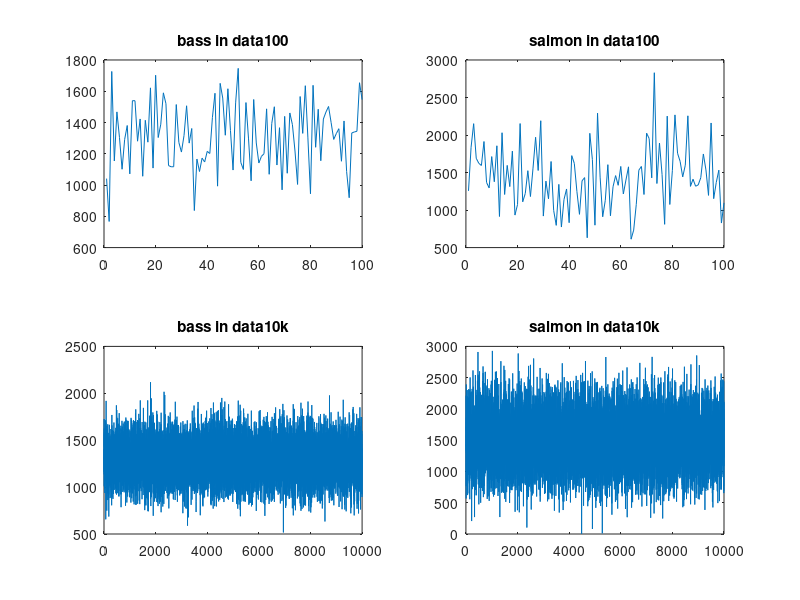
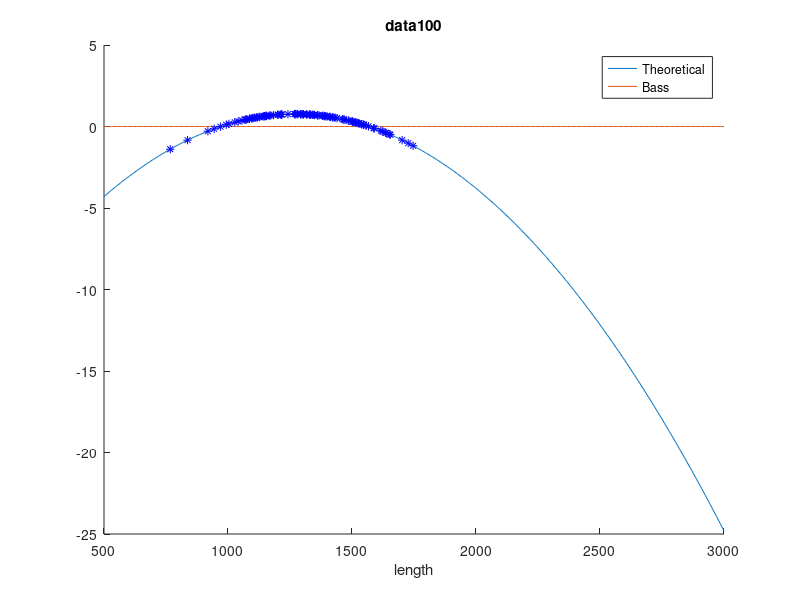
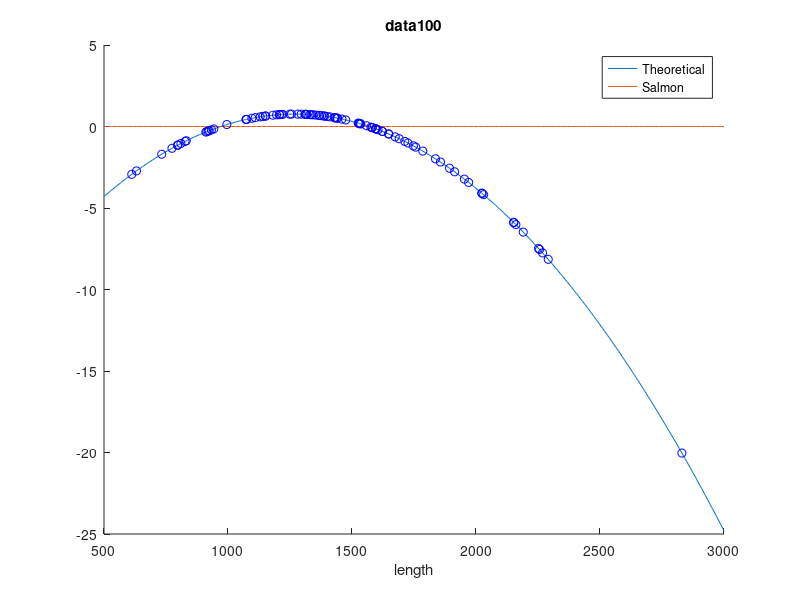
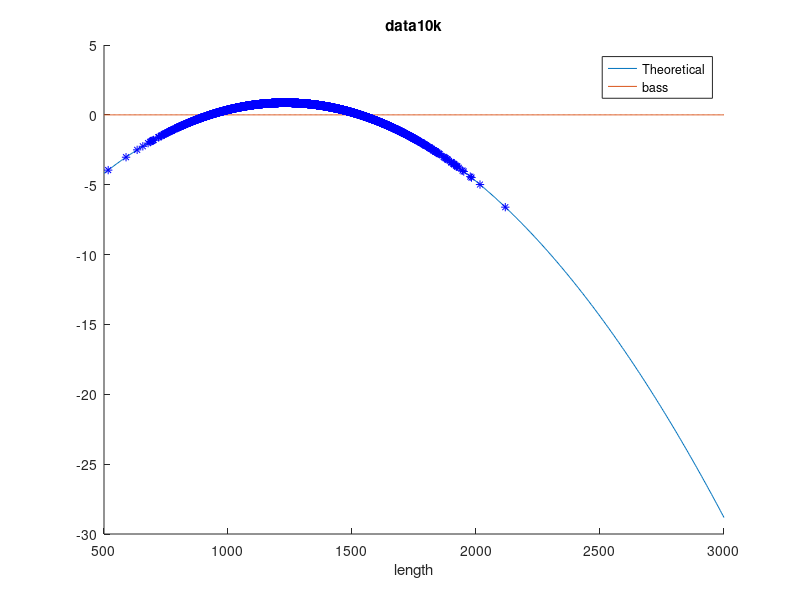

The MATLAB script that drew these images, in order: (Note: this script raises an error after producing the figures.)
%% This file is to demonstrate how to solve
% 
% Consider a two-class fish classification problem, 
% where the goal is to determine if a given fish is salmon or sea-bass. 
% You are provided with two training datasets, 
% corresponding to the lengths of the fishes. 
% The first one is with 100 training samples each, while the second one is with 10000 samples.			
% (a) Estimate the likelihood distributions p(x|?_1) and p(x|?_2), assuming them to be Gaussian distributions
%     p(x??_1 )= N(?_1,?_1^2  )
%     p(x??_2 )= N(?_2,?_2^2  )
% 
% Specifically, determine the maximum likelihood estimates of the parameters of the likelihood distributions ?_1,?_2,?_1 and ?_2for each dataset.
% (b) With these estimates, plot the Bayes classifier.
% (c) Assuming the two classes are equiprobable (i.e., p(?_1 )= p(?_2) = ½), 
%     determine the minimum error classification rule in each case (100 samples and 10000 samples). 
%     Specifically, determine the decision regions R_1 and R_2.
% (d) Estimate the probability distributions using the histogram approach (use hist in MATLAB) for each of the datasets. 
%     Compute and plot the Bayes classifier and the minimum error classification rule in each case.
% (e) What are the pros and cons of the above probability estimation methods (histogram and Gaussian). 
%     When can you safely use each approach? Justify your anser.
% (f) data sets, fishdataset100.mat, fishdataset10000.mat
% by JYI, 09/27/2018
% bass: w1
% slamon: w2

%% data import and exploration
clear all
close all
clc

data100 = load('fishdataset100.mat');
len_b100 = data100.bass;
len_s100 = data100.salmon;

data10k = load('fishdataset10000.mat');
len_b10k = data10k.bass;
len_s10k = data10k.salmon;

figure
subplot(2,2,1)
plot(len_b100); title('bass in data100');
subplot(2,2,2)
plot(len_s100); title('salmon in data100');
subplot(2,2,3)
plot(len_b10k); title('bass in data10k');
subplot(2,2,4)
plot(len_s10k); title('salmon in data10k');

%% mean, variance computation under Gaussian assumption
% 100
mu100_1 = mean(len_b100);
diff_square = (len_b100 - mu100_1).^2;
sigma100_1 = sqrt( mean(diff_square) );
fprintf('In dataset_100, mu_1 in bass is: %d \n', mu100_1);
fprintf('In dataset_100, sigma_1 in bass is: %d \n', sigma100_1);

mu100_2 = mean(len_s100);
diff_square = (len_s100 - mu100_2).^2;
sigma100_2 = sqrt( mean(diff_square) );
fprintf('In dataset_100, mu_2 in salmon is: %d \n', mu100_2);
fprintf('In dataset_100, sigma_2 in salmon is: %d \n', sigma100_2);

% 10k
mu10k_1 = mean(len_b10k);
diff_square = (len_b10k - mu10k_1).^2;
sigma10k_1 = sqrt( mean(diff_square) );
fprintf('In dataset_10k, mu_1 in bass is: %d \n', mu10k_1);
fprintf('In dataset_10k, sigma_1 in bass is: %d \n', sigma10k_1);

mu10k_2 = mean(len_s10k);
diff_square = (len_s10k - mu10k_2).^2;
sigma10k_2 = sqrt( mean(diff_square) );
fprintf('In dataset_10k, mu_2 in salmon is: %d \n', mu10k_2);
fprintf('In dataset_10k, sigma_2 in salmon is: %d \n', sigma10k_2);

%% Bayes classifier under equiproble assumption, synthesis x (length)
% add more features and better visualization
x = 500:5:3000;

% 100, g(x) is classifier: > 0, class w1, bass; <0, class w2;
log_term = log(sigma100_2/sigma100_1);
normal_term_2 = 1/(2*sigma100_2^2) * (x-mu100_2).^2;
normal_term_1 = 1/(2*sigma100_1^2) * (x-mu100_1).^2;
g100_x = log_term + normal_term_2 - normal_term_1; % theoretical

% 100, g(x) is classifier: > 0, class w1; <0, class w2;
log_term = log(sigma100_2/sigma100_1);
normal_term_2 = 1/(2*sigma100_2^2) * (len_b100-mu100_2).^2;
normal_term_1 = 1/(2*sigma100_1^2) * (len_b100-mu100_1).^2;
g_b100 = log_term + normal_term_2 - normal_term_1; % true bass, w1

log_term = log(sigma100_2/sigma100_1);
normal_term_2 = 1/(2*sigma100_2^2) * (len_s100-mu100_2).^2;
normal_term_1 = 1/(2*sigma100_1^2) * (len_s100-mu100_1).^2;
g_s100 = log_term + normal_term_2 - normal_term_1; % true salmon, w2

figure;hold on;
plot(x, g100_x); plot(x, zeros(size(x))); % theoretical
plot(len_b100,g_b100,'b*'); % true data for bass
hold off
legend('Theoretical','Bass')
title('data100'); xlabel('length');

figure;hold on;
plot(x, g100_x); plot(x, zeros(size(x))); % theoretical
plot(len_s100,g_s100,'bo'); % true data for salmon
hold off
legend('Theoretical','Salmon')
title('data100'); xlabel('length');

% 10k, g(x) is classifier: >0, class w1; <0, class w2;
log_term = log(sigma10k_2/sigma10k_1);
normal_term_2 = 1/(2*sigma10k_2^2) * (x-mu10k_2).^2;
normal_term_1 = 1/(2*sigma10k_1^2) * (x-mu10k_1).^2;
g10k_x = log_term + normal_term_2 - normal_term_1; % theoretical

log_term = log(sigma10k_2/sigma10k_1); 
normal_term_2 = 1/(2*sigma10k_2^2) * (len_b10k-mu10k_2).^2;
normal_term_1 = 1/(2*sigma10k_1^2) * (len_b10k-mu10k_1).^2;
g_b10k = log_term + normal_term_2 - normal_term_1;

log_term = log(sigma10k_2/sigma10k_1);
normal_term_2 = 1/(2*sigma10k_2^2) * (len_s10k-mu10k_2).^2;
normal_term_1 = 1/(2*sigma10k_1^2) * (len_s10k-mu10k_1).^2;
g_s10k = log_term + normal_term_2 - normal_term_1;

figure; hold on;
plot(x, g10k_x); plot(x, zeros(size(x))); % theoretical
plot(len_b10k,g_b10k,'b*') % true bass sample
legend('Theoretical','bass')
hold off
title('data10k'); xlabel('length');

figure; hold on;
plot(x,g10k_x); plot(x,zeros(size(x))); % theoretical
plot(len_s10k,g_s10k,'bo') % true salmon sample
legend('Theoretical','salmon')
hold off
title('data10k'); xlabel('length');

%% plot distributions for each class
% 100 samples
pdf_b100 = normpdf(len_b100,mu100_1,sigma100_1);
pdf_s100 = normpdf(len_s100,mu100_2,sigma100_2);
figure;hold on;
plot(len_b100,pdf_b100,'b*');
plot(len_s100,pdf_s100,'ro');
legend('bass','salmon'); title('data 100: distributions'); xlabel('length');
hold off;

% 10k samples
pdf_b10k = normpdf(len_b10k,mu10k_1,sigma10k_1);
pdf_s10k = normpdf(len_s10k,mu10k_2,sigma10k_2);
figure;hold on;
plot(len_b10k,pdf_b10k,'b*');
plot(len_s10k,pdf_s10k,'ro');
legend('bass','salmon'); title('data 10k: distributions'); xlabel('length');
hold off;

%% distribution estimate via histgram
% histogram for dataset with 100 samples, 100 bins
% for n=5:5:100
%     figure; h_b100 = histogram(len_b100,n);
%     p_b100 = h_b100.Values/numel(len_b100);
%     edge_b100 = h_b100.BinEdges;
%     figure; plot(edge_b100(2:end),p_b100,'bo')
% end
    
figure; h_b100 = histogram(len_b100,5);
p_b100 = h_b100.Values/numel(len_b100);
edge_b100 = h_b100.BinEdges;

figure; h_s100 = histogram(len_s100,5);
p_s100 = h_s100.Values/numel(len_s100);
edge_s100 = h_s100.BinEdges;

figure; hold on;
plot(edge_b100(2:end),p_b100,'bo');
plot(edge_s100(2:end),p_s100,'b*');
title('data 100: distribution from histogram');
legend('bass','salmon');
xlabel('length');

% histogram for dataset with 10k samples, 100 bins
figure; h_b10k = histogram(len_b10k,20); % Gaussian
p_b10k = h_b10k.Values/numel(len_b10k);
edge_b10k = h_b10k.BinEdges;

figure; h_s10k = histogram(len_s10k,20); % Gaussian
p_s10k = h_s10k.Values/numel(len_s10k);
edge_s10k = h_s10k.BinEdges;

figure; hold on;
plot(edge_b10k(2:end),p_b10k,'bo')
plot(edge_s10k(2:end),p_s10k,'b*');
title('data 10k: distributions from historgam');
legend('bass','salmon');
xlabel('length');

%% Bayes classifier based on histogram distribution estimate
% dataset with 100 samples

% dataset with 10k samples

%% minimal error classifier based on histogram distribution estimate
% dataset with 100 samples

% dataset with 10k samples




